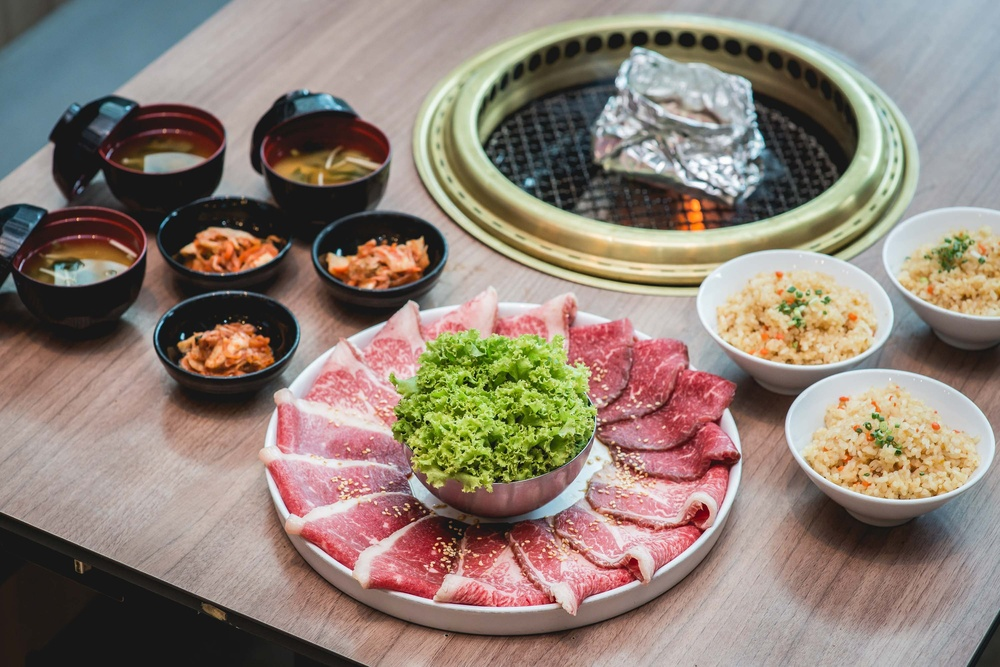
#> input picture im/aka.jpg, 1000 x 667 px, shrunk from 3000 x 2002 before the run
$ python gray.py
#> lines starting #> are read from the running program, lines starting #| are printed output that depends on the picture
import cv2 as cv
import matplotlib.pyplot as plt

#-------------Function----------------------------------
img = cv.imread("./im/aka.jpg")
#> img is the input picture: shape (667, 1000, 3); mean B, G, R 117.1, 127.8, 142.6
image = cv.cvtColor(img, cv.COLOR_BGR2RGB)
gray_image = cv.cvtColor(cv.cvtColor(img,cv.COLOR_BGR2GRAY), cv.COLOR_BGR2RGB)
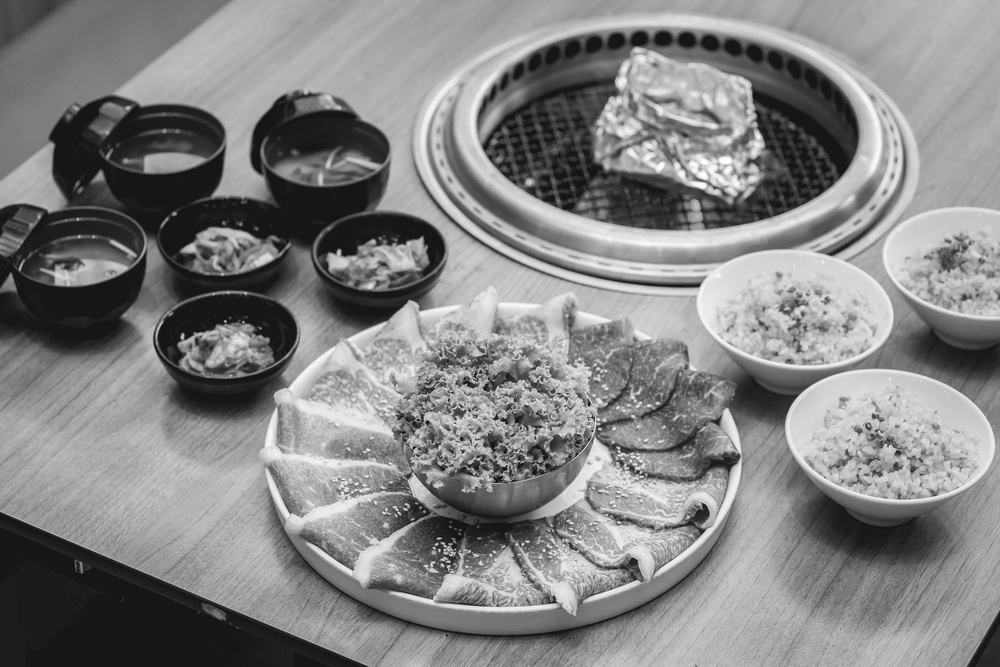
#> gray_image: shape (667, 1000, 3); min 4, max 255, mean 131


#-------------Manual------------------------------------
img1 = img.copy()

gray_b = 0.114*img1[:,:,0]
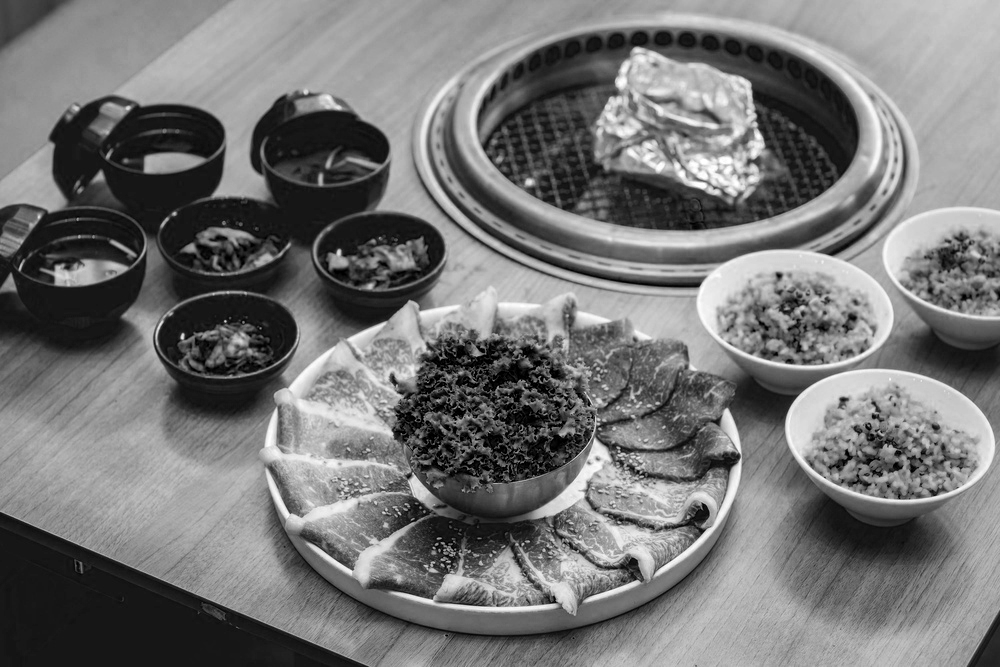
#> gray_b: shape (667, 1000) float64; min 0, max 29.07, mean 13.4; drawn with min black and max white
gray_g = 0.587*img1[:,:,1]
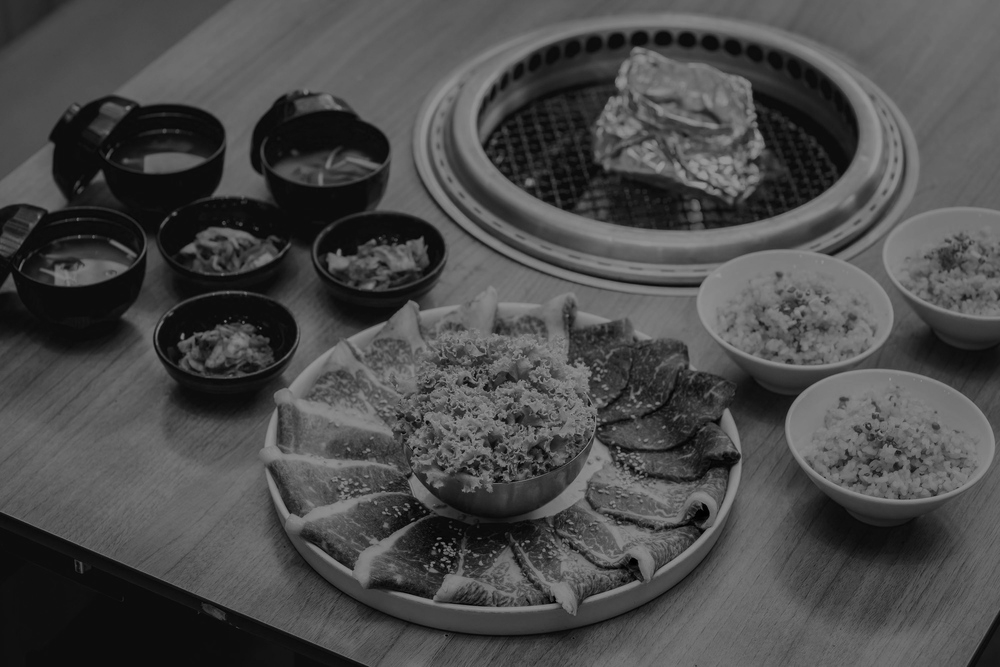
#> gray_g: shape (667, 1000) float64; min 0, max 149.7, mean 75
gray_r = 0.299*img1[:,:,2]
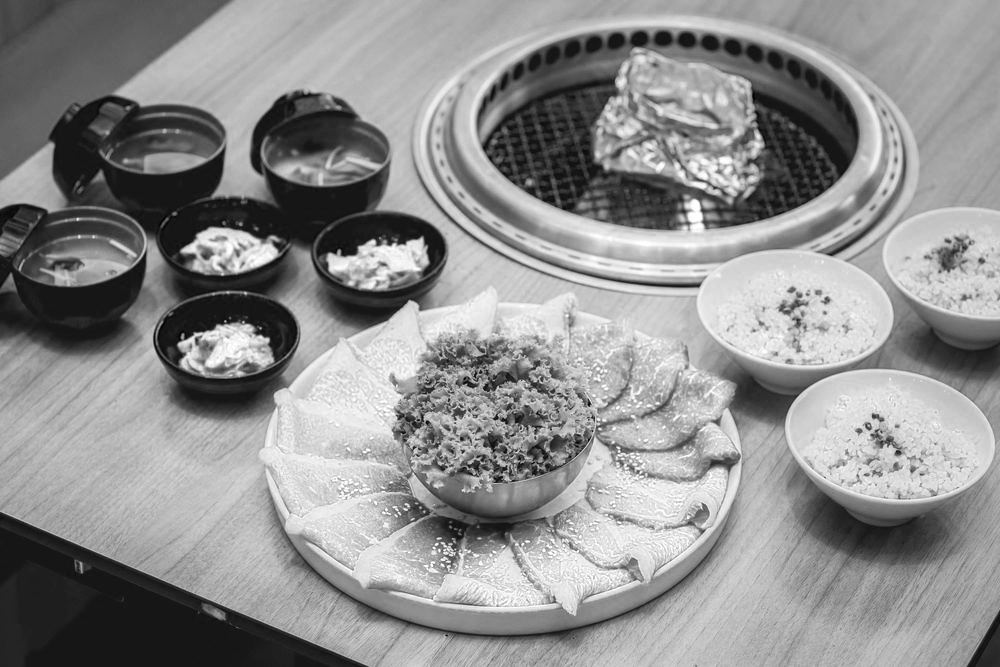
#> gray_r: shape (667, 1000) float64; min 0, max 76.24, mean 42.6; drawn with min black and max white
gray = gray_b + gray_g + gray_r
img1[:,:,0] = gray_b + gray_g + gray_r
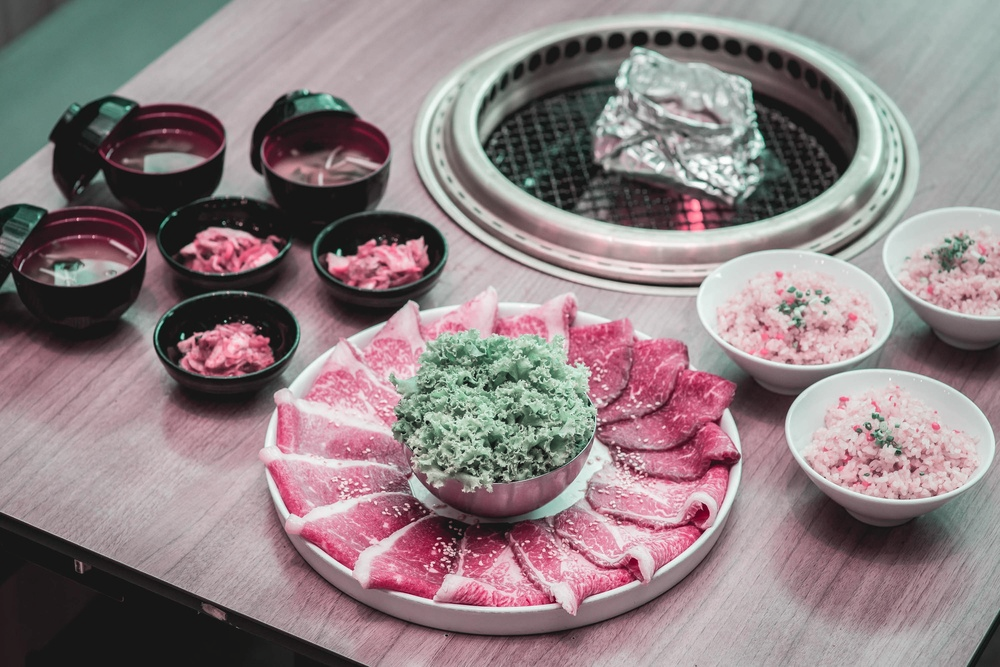
#> img1: shape (667, 1000, 3); mean B, G, R 130.5, 127.8, 142.6
img1[:,:,1] = gray_b + gray_g + gray_r
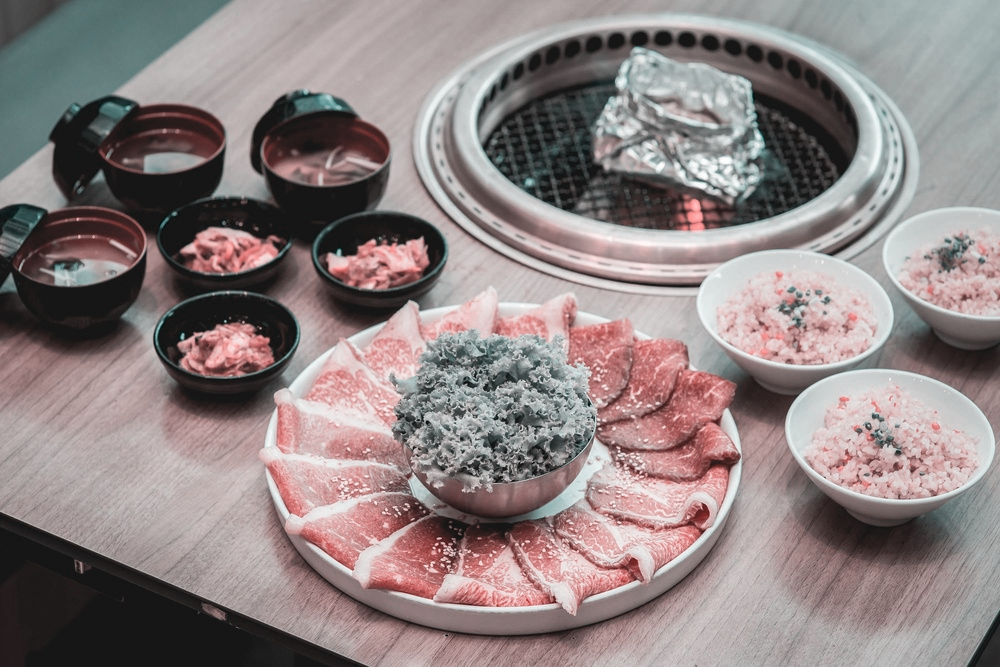
#> img1: shape (667, 1000, 3); mean B, G, R 130.5, 130.5, 142.6
img1[:,:,2] = gray_b + gray_g + gray_r
img1 = cv.cvtColor(img1, cv.COLOR_BGR2RGB)


plt.subplot(131)
plt.imshow(image)

plt.subplot(132)
plt.imshow(gray_image)

plt.subplot(133)
plt.imshow(img1)

plt.show()

$ run again, with im/mount.jpg copied over im/aka.jpg
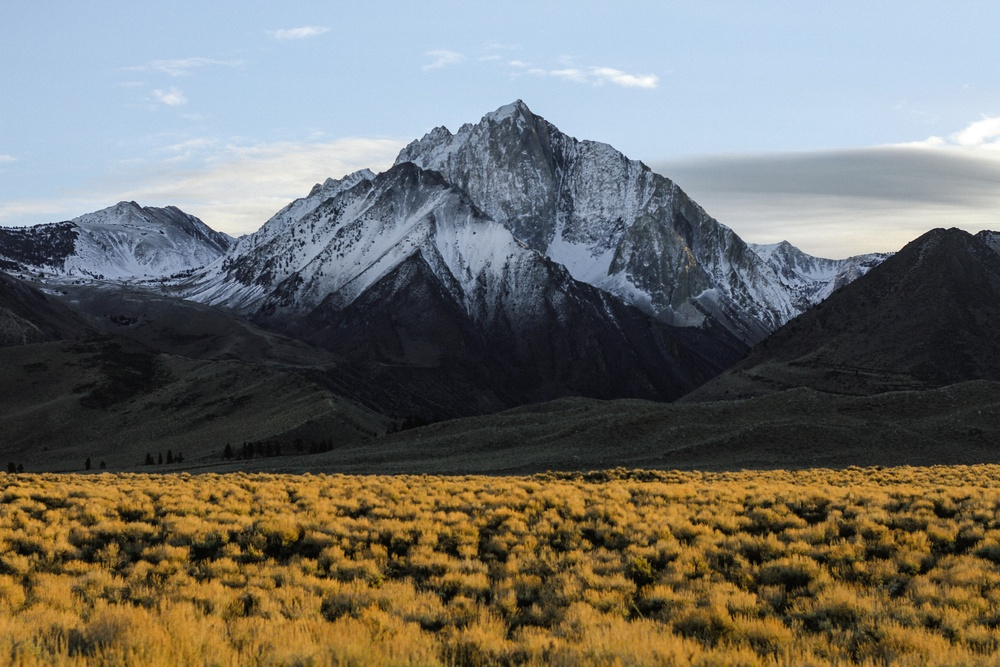
#> input picture im/mount.jpg, 1000 x 667 px, shrunk from 5184 x 3456 before the run
#> img is the input picture: shape (667, 1000, 3); mean B, G, R 104.9, 112, 113.7
#> `gray_g = 0.587*img1[:,:,1]`:
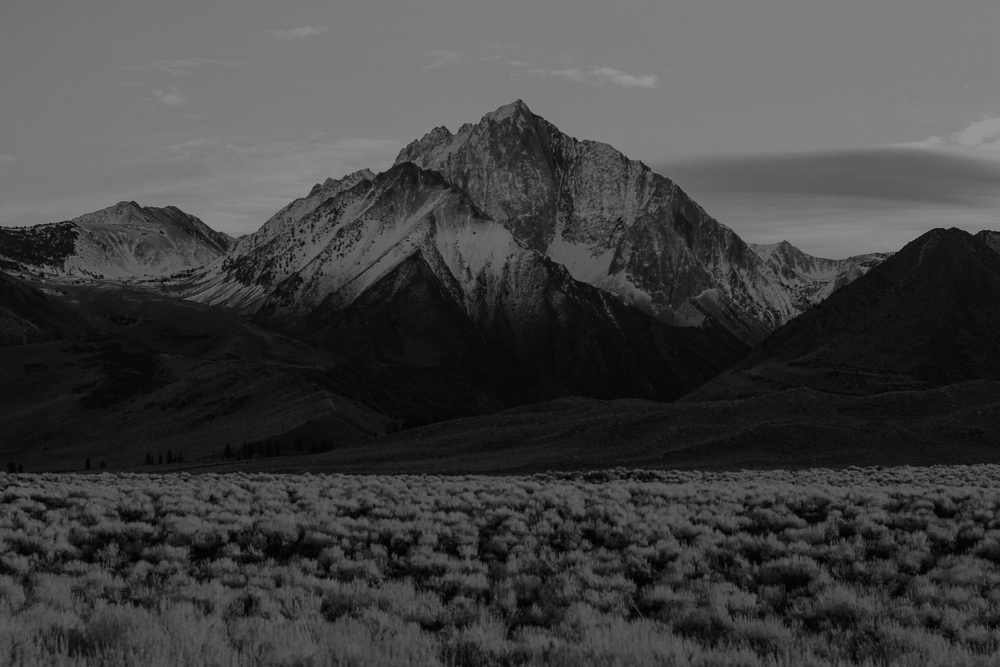
#> gray_g: shape (667, 1000) float64; min 0, max 149.7, mean 65.7
#> `img1[:,:,0] = gray_b + gray_g + gray_r`:
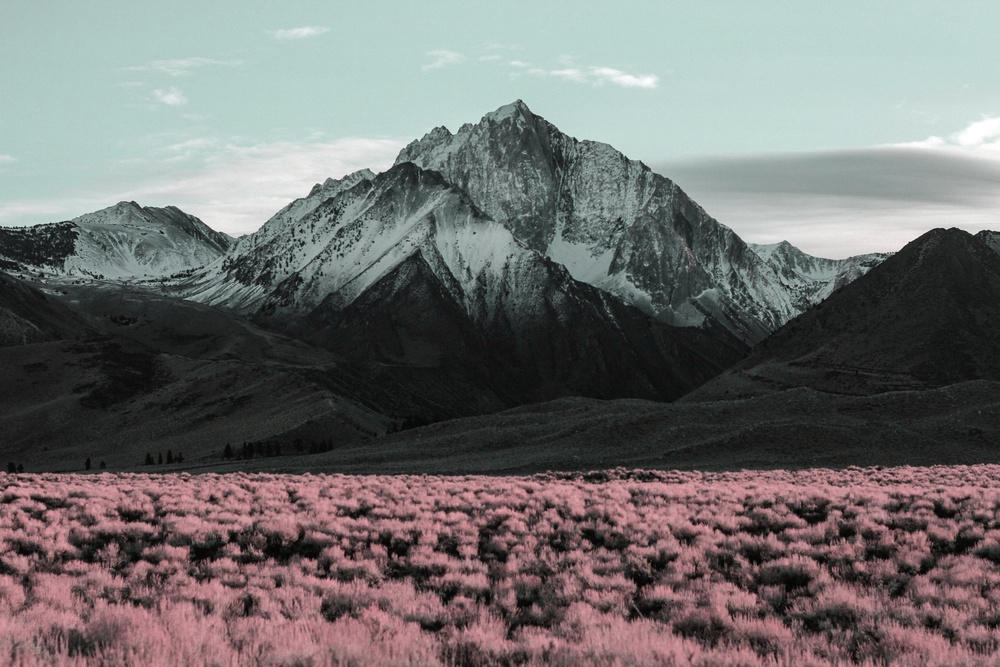
#> img1: shape (667, 1000, 3); mean B, G, R 111.2, 112, 113.7
